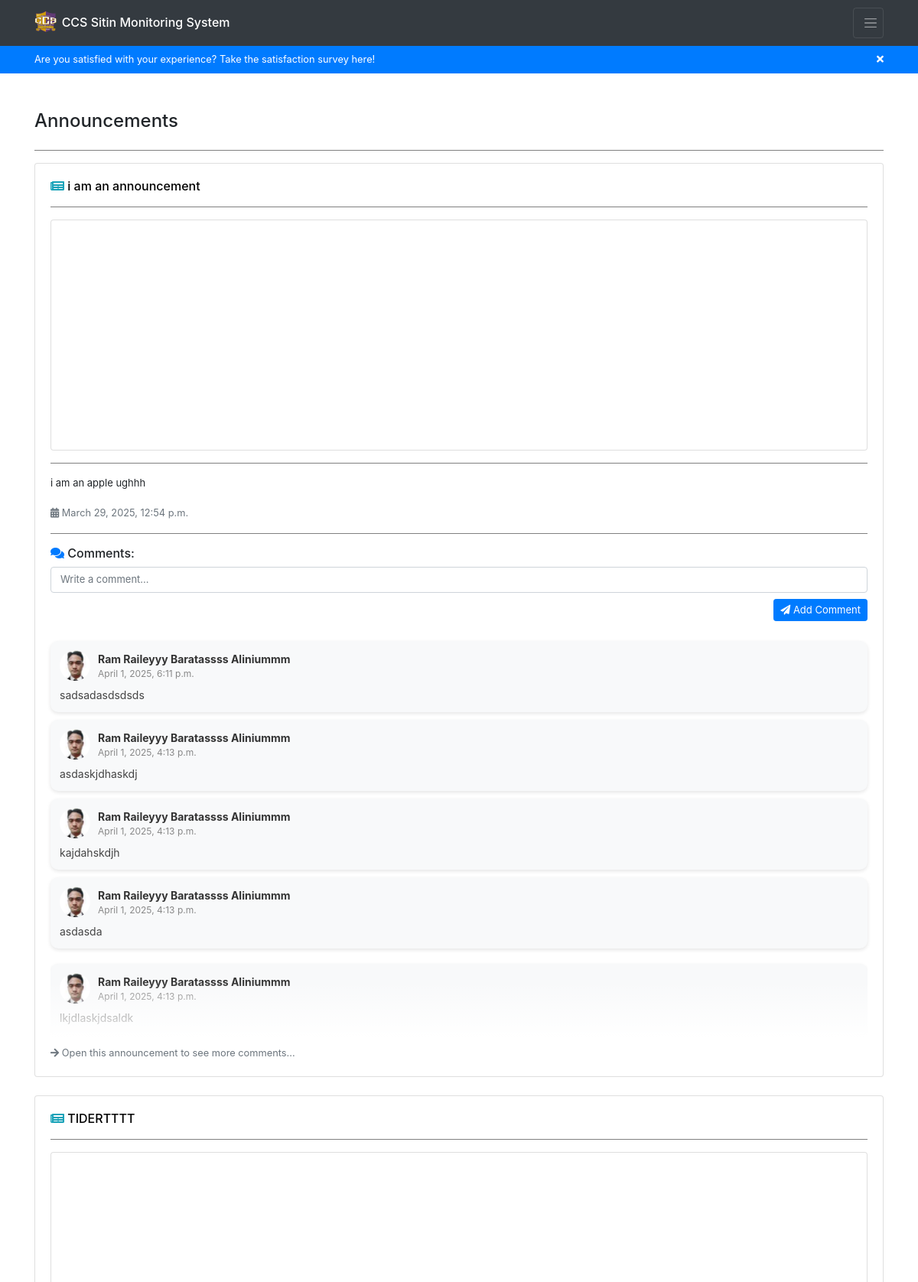
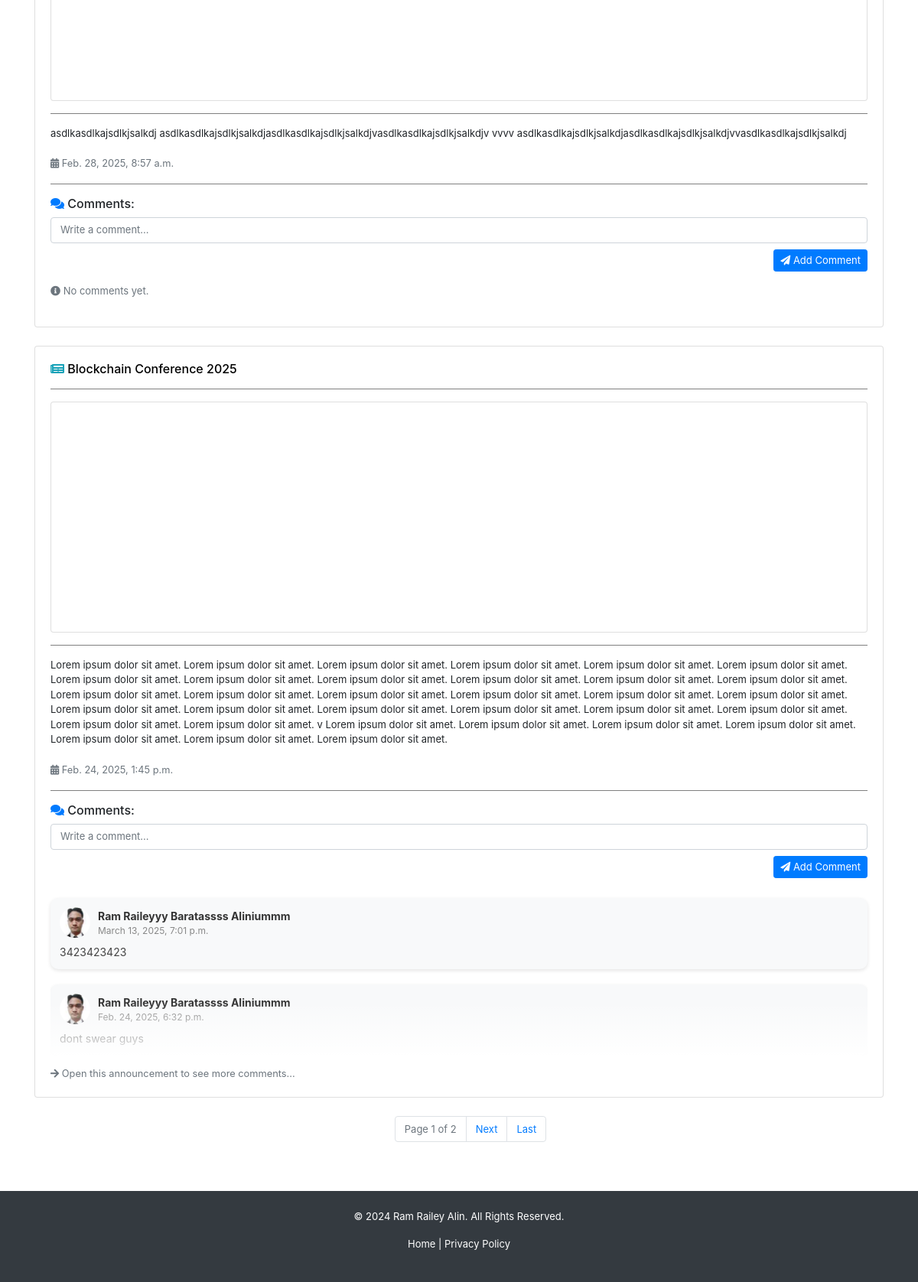
Page /announcements/ (signed in) on the committed database (2 pictures, top to bottom).
### backend/models.py (models this page shows, shortened)
class Announcement(models.Model):
    title = models.CharField(max_length=255, blank=True, null=True)
    content = models.TextField(blank=True, null=True)
    image = models.ImageField(upload_to="announcements/", default="announcements/announcement.jpg", blank=True, null=True)
    date = models.DateTimeField(auto_now_add=True)
    updated_at = models.DateTimeField(auto_now=True)
    superuser = models.ForeignKey(User, on_delete=models.CASCADE, limit_choices_to={'is_superuser': True})

class AnnouncementComment(models.Model):
    comment = models.TextField(blank=True, null=True)
    date = models.DateTimeField(auto_now_add=True)
    updated_at = models.DateTimeField(auto_now=True)
    announcement = models.ForeignKey(Announcement, on_delete=models.CASCADE)
    user = models.ForeignKey(User, on_delete=models.CASCADE)

class Registration(models.Model):
    idno = models.IntegerField(primary_key=True)
    lastname = models.CharField(max_length=80, null=True, blank=True)
    firstname = models.CharField(max_length=80, null=True, blank=True)
    middlename = models.CharField(max_length=80, null=True, blank=True)
    course = models.CharField(max_length=80, choices=COURSE_CHOICES, null=True, blank=True)
    level = models.IntegerField(null=True, choices=LEVEL_CHOICES, blank=True)
    email = models.EmailField(max_length=80, null=True, blank=True)
    address = models.CharField(max_length=255, null=True, blank=True)
    sessions = models.IntegerField(default=30, null=True, blank=True)
    profilepicture_og = models.ImageField(upload_to="profiles/", default="profiles/default.jpg", blank=True, null=True)
    profilepicture_lg = models.ImageField(upload_to="profiles/", default="profiles/default_lg.jpg", blank=True, null=True)
    profilepicture_md = models.ImageField(upload_to="profiles/", default="profiles/default_md.jpg", blank=True, null=True)
    profilepicture_sm = models.ImageField(upload_to="profiles/", default="profiles/default_sm.jpg", blank=True, null=True)
    profiledescription = models.TextField(blank=True, null=True)
    username = models.OneToOneField(User, on_delete=models.CASCADE)

### backend/views.py (the view)
# urls.py: path('announcements/', views.announcements, name='user-announcements'),
@login_required
def announcements(request):
    if request.user.is_authenticated:
        announcements = Announcement.objects.all().prefetch_related(
            Prefetch(
                'announcementcomment_set',
                queryset=AnnouncementComment.objects.select_related(
                    'user',
                    'user__registration'
                ).order_by('-date')
            )
        ).order_by('-updated_at')
        paginator = Paginator(announcements, 3)
        page_number = request.GET.get('page')
        page_obj = paginator.get_page(page_number)
        try:
            register = Registration.objects.get(username=request.user)
        except Registration.DoesNotExist:
            register = request.user
        return render(request, 'backend/pages/announcements.html', context={'announcements': page_obj, 'register': register} )
    return redirect('/')

### backend/templates/backend/pages/announcements.html (shortened to what this page needs)
{% extends 'backend/base.html' %}
{% load static %}
{% load custom_filters %}
{% block content %}
<div class="container mt-5">
    <div class="d-flex align-items-center mb-4">
        <h4 class="m-0">Announcements</h4>
    </div>
    <hr>
    {% for announcement in announcements %}
    <div id="announcement-body" class="card mb-4 announcement-card shadow-sm">
        <div class="card-body">
            <h6 class="announcement-title">
                <i class="fas fa-newspaper text-info"></i>
                <a href="{% url 'user-announcement' announcement.id %}" title="View this announcement">{{ announcement.title }}</a>
            </h6>
            <hr>
            {% if announcement.image %}
            <div class="text-center card">
                <img src="{{ announcement.image.url }}"
                    alt="Announcement Image"
                    class="img-fluid rounded"
                    style="max-height: 300px; object-fit: cover;"
                    loading="lazy"
                    decoding="async">
            </div>
            <hr>
            {% endif %}
            <p>{{ announcement.content }}</p>
            <small class="text-muted">
                <i class="fas fa-calendar-alt"></i> {{ announcement.date }}
            </small>
            <hr>
            <div>
                <h6><i class="fas fa-comments text-primary"></i> Comments:</h6>
                <form id="comment-form-{{ announcement.id }}">
                    <div class="form-group">
                        <textarea class="form-control comment-box" rows="1" placeholder="Write a comment..." style="resize: none; overflow-y: hidden;"
                        oninput="this.style.height = ''; this.style.height = this.scrollHeight + 'px'"
                        required></textarea>
                        <button type="button"
                            data-id="{{ announcement.id }}"
                            onclick="PostComment(this.parentElement.parentElement)"
                            class="btn btn-sm btn-primary float-right mt-2">
                            <i class="fas fa-paper-plane"></i> Add Comment
                        </button>
                    </div>
                </form>
                {% with announcement.announcementcomment_set.all|slice:":5" as comments %}
                    {% for comment in comments %}
                    {% if forloop.last %}
                    <div class="fade-wrapper">
                    {% endif %}
                        <div class="comment-card">
                            <div class="comment-header">
                                <img src="{{ comment.user.registration.profilepicture_sm.url }}" alt="Profile Picture"
                                    class="comment-pic">
                                <div class="comment-user-info">
                                    <strong>{{ comment.user.registration.firstname }} {{ comment.user.registration.middlename }} {{ comment.user.registration.lastname }}</strong>
                                    <span class="comment-date">{{ comment.date }}</span>
                                </div>
                            </div>
                            <div class="comment-body">
                                <p>{{ comment.comment }}</p>
                            </div>
                        </div>
                    {% if forloop.last %}
                    </div>
                    {% endif %}
                    {% endfor %}
                {% if comments %}
                    <a href="{% url 'user-announcement' announcement.id %}" class="small text-muted">
                        <i class="fas fa-arrow-right"></i> Open this announcement to see more comments...
                    </a>
                {% else %}
                    <p class="text-muted"><i class="fas fa-info-circle"></i> No comments yet.</p>
                {% endif %}
                {% endwith %}
            </div>
        </div>
    </div>
    {% empty %}
    <div class="card p-3 shadow-sm">
        <h5 class="text-muted"><i class="fas fa-exclamation-circle"></i> No announcements available.</h5>
    </div>
    {% endfor %}
    <div class="pagination mt-3 d-flex flex-column justify-content-center">
        <nav aria-label="Announcements pagination">
            <ul class="pagination justify-content-center">
                <li class="page-item disabled">
                    <span class="page-link">Page {{ announcements.number }} of {{ announcements.paginator.num_pages }}</span>
                </li>
                {% if announcements.has_next %}
                <li class="page-item">
                    <a class="page-link" href="?page={{ announcements.next_page_number }}">Next</a>
                </li>
                <li class="page-item">
                    <a class="page-link" href="?page={{ announcements.paginator.num_pages }}">Last</a>
                </li>
                {% endif %}
            </ul>
        </nav>
    </div>
</div>
{% endblock %}

### backend/static/backend/css/styles.css (style rules this page uses)
* { box-sizing: border-box; padding: 0; margin: 0; }
li { text-decoration: none; }
p { font-size: small; }
button { font-size: small; }
.btn { font-size: small; }
form { display: flex; flex-direction: column; row-gap: 10px; }
hr { width: 100%; border: none; border-top: 1px solid gray; }
ul { font-size: small; margin-left: 30px; }
.comment-card { background: #f8f9fa; border-radius: 10px; padding: 12px; margin: 10px 0; display: flex; flex-direction: column; box-shadow: 0 2px 5px rgba(0, 0, 0, 0.1); }
.comment-header { display: flex; align-items: center; margin-bottom: 8px; }
.comment-pic { width: 40px; height: 40px; border-radius: 50%; object-fit: cover; margin-right: 10px; }
.comment-user-info { display: flex; flex-direction: column; }
.comment-user-info strong { font-size: 14px; color: #333; }
.comment-date { font-size: 12px; color: #888; }
.comment-body p { font-size: 14px; margin: 0; color: #444; }
input[type="text"], input[type="email"], input[type="password"], input[type="number"], input[type="search"], input[type="tel"], input[type="url"], input[type="date"], input[type="datetime-local"], input[type="month"], input[type="week"], input[type="time"], textarea, select { font-size: small !important; }

### backend/templates/backend/pages/announcements.html (style rules this page uses)
.fade-wrapper { position: relative; overflow: hidden; }
.fade-wrapper::after { content: ''; position: absolute; bottom: 0; left: 0; right: 0; height: 80px; background: linear-gradient(to bottom, rgba(255, 255, 255, 0), rgba(255, 255, 255, 1) 90%); pointer-events: none; }
.fade-wrapper::before { content: ''; position: absolute; bottom: 0; left: 0; right: 0; height: 1px; background: linear-gradient(to right, rgba(0, 0, 0, 0.1), rgba(0, 0, 0, 0.1) 50%, rgba(0, 0, 0, 0)); pointer-events: none; }
.announcement-title a { color: black; }

### rows in the picture
Announcement: title "i am an announcement", image (picture), content "i am an apple ughhh", date "March 29, 2025, 12:54 p.m.", shows "Open this announcement to see more comments..."
AnnouncementComment: user.registration.profilepicture_sm (picture), user.registration.firstname "Ram Raileyyy", user.registration.middlename "Baratassss", user.registration.lastname "Aliniummm", date "April 1, 2025, 6:11 p.m.", comment "sadsadasdsdsds"
AnnouncementComment: user.registration.profilepicture_sm (picture), user.registration.firstname "Ram Raileyyy", user.registration.middlename "Baratassss", user.registration.lastname "Aliniummm", date "April 1, 2025, 4:13 p.m.", comment "asdaskjdhaskdj"
AnnouncementComment: user.registration.profilepicture_sm (picture), user.registration.firstname "Ram Raileyyy", user.registration.middlename "Baratassss", user.registration.lastname "Aliniummm", date "April 1, 2025, 4:13 p.m.", comment "kajdahskdjh"
AnnouncementComment: user.registration.profilepicture_sm (picture), user.registration.firstname "Ram Raileyyy", user.registration.middlename "Baratassss", user.registration.lastname "Aliniummm", date "April 1, 2025, 4:13 p.m.", comment "asdasda"
AnnouncementComment: user.registration.profilepicture_sm (picture), user.registration.firstname "Ram Raileyyy", user.registration.middlename "Baratassss", user.registration.lastname "Aliniummm", date "April 1, 2025, 4:13 p.m.", comment "lkjdlaskjdsaldk"
Announcement: title "TIDERTTTT", image (picture), content "asdlkasdlkajsdlkjsalkdj asdlkasdlkajsdlkjsalkdjasdlkasdlkajsdlkjsalkdjvasdlkasdlkajsdlkjsalkdjv vvvv asdlkasdlkajsdlkjsalkdjasdlkasdlkajsdlkjsalkdjvvasdlkasdlkajsdlkjsalkdj", date "Feb. 28, 2025, 8:57 a.m.", shows "No comments yet."
Announcement: title "Blockchain Conference 2025", image (picture), content "Lorem ipsum dolor sit amet. Lorem ipsum dolor sit amet. Lorem ipsum dolor sit amet. Lorem ipsum dolor sit amet. Lorem ipsum dolor sit amet. Lorem ipsum dolor sit amet. Lorem ipsum dolor sit amet. Lorem ipsum dolor sit amet. Lorem ipsum dolor sit amet. Lorem ipsum dolor sit amet. Lorem ipsum dolor sit amet. Lorem ipsum dolor sit amet. Lorem ipsum dolor sit amet. Lorem ipsum dolor sit amet. Lorem ipsum dolor sit amet. Lorem ipsum dolor sit amet. Lorem ipsum dolor sit amet. Lorem ipsum dolor sit amet. Lorem ipsum dolor sit amet. Lorem ipsum dolor sit amet. Lorem ipsum dolor sit amet. Lorem ipsum dolor sit amet. Lorem ipsum dolor sit amet. Lorem ipsum dolor sit amet. Lorem ipsum dolor sit amet.…", date "Feb. 24, 2025, 1:45 p.m.", shows "Open this announcement to see more comments..."
AnnouncementComment: user.registration.profilepicture_sm (picture), user.registration.firstname "Ram Raileyyy", user.registration.middlename "Baratassss", user.registration.lastname "Aliniummm", date "March 13, 2025, 7:01 p.m.", comment "3423423423"
AnnouncementComment: user.registration.profilepicture_sm (picture), user.registration.firstname "Ram Raileyyy", user.registration.middlename "Baratassss", user.registration.lastname "Aliniummm", date "Feb. 24, 2025, 6:32 p.m.", comment "dont swear guys"

### other values in the picture
{{ announcements.number }} "1"
{{ announcements.paginator.num_pages }} "2"
